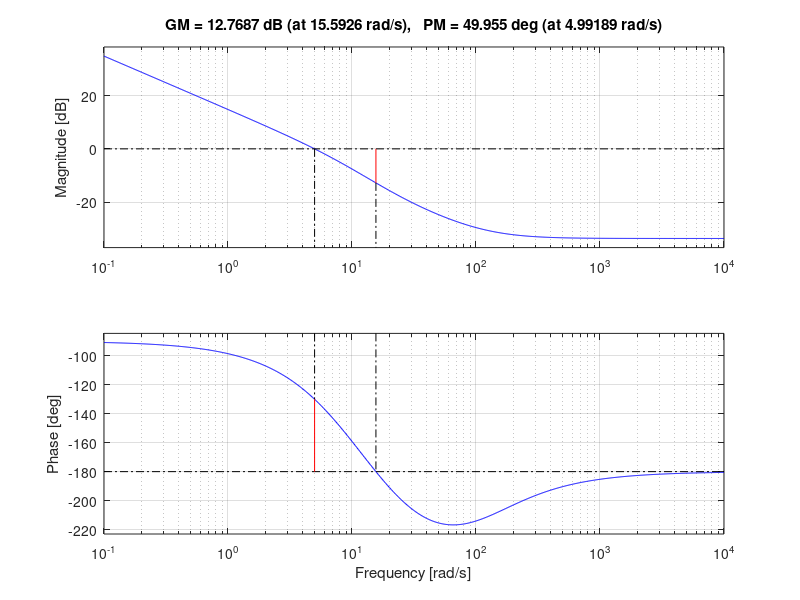

MATLAB code to generate this figure:
clc;
clear;
K = 55;
s = tf('s');
Gp = 1 / s / (s + 10);
Gz = c2d(Gp, 0.1, 'zoh');
GZ = K * Gz;
Gw = ((1 - 3 * exp(-1)) * s^2 - 40 * (1 - 2 * exp(-1)) * s + 400 * ( 1 - exp(-1))) / ((200 + 200 * exp(-1)) * s^2 + (4000 - 4000 * exp(-1)) * s);
GW = K * Gw;
margin(GW);
% p = getoptions(h);
% p.PhaseMatching = 'on';
% setoptions(h, p);
